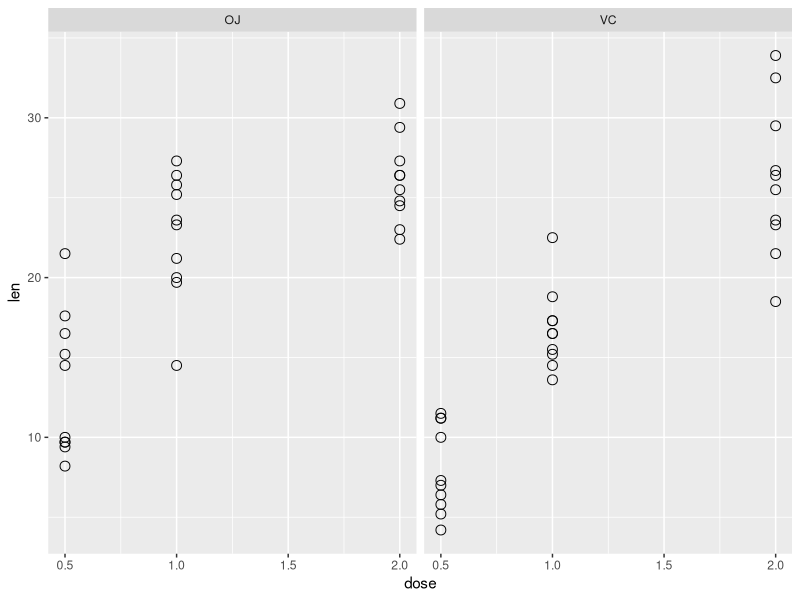

This figure's R source: (Note: this script raises an error after producing the figure.)
## ---- chunk 1
set.seed(12345)

# Exponential distribution rate parameter
lambda <- 0.2
nSim <- 1000
n <- 40

# Distribution of averages of n (= 40) exponential distributions
datExpMn <- apply(matrix(rexp(nSim * n, lambda), nSim), 1, mean)

## Histogram, sample mean, theoretical mean
mnSample <- mean(datExpMn)
mnTheory <- 1/lambda

cat("Sample mean: ", mnSample, " vs. Theoretical mean: ", mnTheory, sep = "")
## ---- chunk 2
datExpVar <- apply(matrix(rexp(nSim * n, lambda), nSim), 1, var)
varSample <- mean(datExpVar)
varTheory <- lambda ^ -2

cat("Sample variance: ", varSample, " vs. Theoretical variance: ", varTheory, sep = "")
## ---- chunk 3
data("ToothGrowth")
str(ToothGrowth)
rbind(head(ToothGrowth,2), tail(ToothGrowth,2))
## ---- chunk 4
summary(ToothGrowth)

library(ggplot2)
tg <- ggplot(ToothGrowth, aes(x = dose, y = len), col = supp) + 
    geom_point(shape = 1, size = 3) + 
    facet_wrap(~ supp)
tg
## ---- chunk 5
lenDose1 <- subset(ToothGrowth, dose %in% c(0.5,1))
lenDose2 <- subset(ToothGrowth, dose %in% c(0.5,2))
lenDose3 <- subset(ToothGrowth, dose %in% c(1,2))

rbind(
    t.test(len ~ dose, paired = TRUE, var.equal = FALSE, data = lenDose1)$conf,
    t.test(len ~ dose, paired = TRUE, var.equal = FALSE, data = lenDose2)$conf,
    t.test(len ~ dose, paired = TRUE, var.equal = FALSE, data = lenDose3)$conf
)
## ---- chunk 6
rbind(
    t.test(len ~ dose, paired = TRUE, var.equal = FALSE, data = lenDose1)$p.value,
    t.test(len ~ dose, paired = TRUE, var.equal = FALSE, data = lenDose2)$p.value,
    t.test(len ~ dose, paired = TRUE, var.equal = FALSE, data = lenDose3)$p.value
)
## ---- chunk 7
t.test(len ~ supp, paired = TRUE, var.equal = FALSE, data = ToothGrowth)
## ---- chunk 8
hist(datExpMn, main = "Distribution of Mean of 40 Exponentials",
     xlab = "x"
)
abline(v = mnSample, lty = 1, lwd = 5, col = "blue")
abline(v = mnTheory, lty = 2, lwd = 5, col = "red")

legend("topright", legend = c("Sample Mean", "Theoretical Mean"), lty = c(1,2), lwd = 3, col = c("blue", "red"))
## ---- chunk 9
## Histogram, sample variance, theoretical variance
hist(datExpVar, main = "Distribution of Variance of 40 Exponentials",
     xlab = "x"
)
abline(v = varSample, lty = 1, lwd = 5, col = "blue")
abline(v = varTheory, lty = 2, lwd = 5, col = "red")

legend("topright", legend = c("Sample Var", "Theoretical Var"),
       lty = c(1,2), lwd = 3, col = c("blue", "red"))
## ---- chunk 10
datSample <- data.frame(x = c(rexp(nSim), datExpMn),
                        group = factor(rep(c(1,2), each = nSim),
                        labels = c("Single Draw", "Average of 40 Draws"))
                        )
library(ggplot2)
g <- ggplot(datSample, aes(x)) + 
    geom_histogram() + 
    facet_wrap(~ group) + 
    ggtitle("Exponential Draws Distribution")

# Overlay Normal distribution
x <- mnSample + sd(datExpMn) * seq(-3, 3, length = 1000)
y <- dnorm(x, mnSample, sd(datExpMn))

# Scale density to count of datExpMn
y <- y * max(ggplot_build(g)$data[[1]]$count) / max(y)
datNorm <- data.frame(x = c(x, x),
                      y = c(rep(NaN, length(y)), y),
                      group = factor(rep(c(1,2), each = nSim),
                      labels = c("Single Draw", "Average of 40 Draws"))
                      )
# Plot
g + geom_line(aes(x,y), data = datNorm, col = "red") + facet_wrap(~ group)
